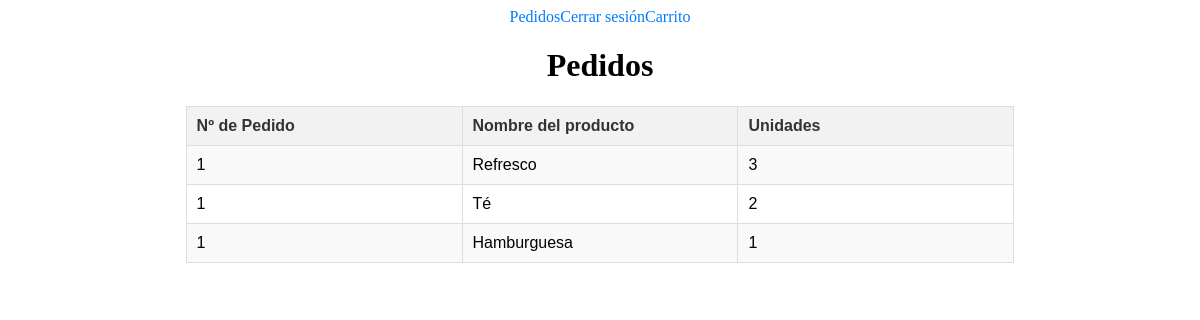
Page /infopedido.php?Codped=1 (signed in) on the earlier database version.
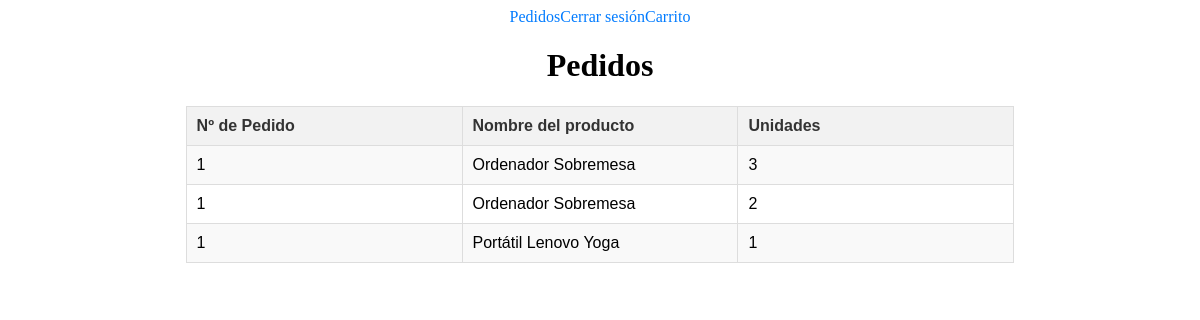
Same page on the later database version.
### tables this page shows
CREATE TABLE IF NOT EXISTS pedidos_productos(
    id int(4) NOT NULL auto_increment,
    CodPed int(5) NOT NULL,
    CodProd int(3) NOT NULL,
    Unidades int(3) NOT NULL,
    FOREIGN KEY (CodPed) REFERENCES pedido(CodPed),
    FOREIGN KEY (CodProd) REFERENCES producto(CodProd),
    PRIMARY KEY (id)
)CHARACTER SET utf8;

CREATE TABLE IF NOT EXISTS producto(
    CodProd int(3) NOT NULL auto_increment,
    CodCat int(2) NOT NULL,
    NombreProd VARCHAR(20) NOT NULL,
    Stock INT(4) NOT NULL,
    PRIMARY KEY (CodProd),
    FOREIGN KEY (CodCat) REFERENCES categoria(CodCat)
)CHARACTER SET utf8;

### tienda.php (the view, shortened to what this page needs)
<?php
class tienda
{
    protected $db;
    function __construct($BD="")
  	{
		try {
			if ($BD!='')
				$this->db = new PDO("mysql:host=" . SERVIDOR . ";dbname=" . $BD .";charset=utf8", USUARIO, CLAVE, array(PDO::MYSQL_ATTR_INIT_COMMAND => "SET NAMES 'utf8'"));
			else
				$this->db = new PDO("mysql:host=" . SERVIDOR. ";charset=utf8", USUARIO, CLAVE, array(PDO::MYSQL_ATTR_INIT_COMMAND => "SET NAMES 'utf8'"));
			$this->db->setAttribute(PDO::MYSQL_ATTR_USE_BUFFERED_QUERY,  true);
			$this->db->setAttribute(PDO::NULL_TO_STRING, true);
		} catch (PDOException $e) {
			die ("<p><H3>No se ha podido establecer la conexión.
				  <P>Compruebe si está activado el servidor de bases de
				  datos MySQL.</H3></p>\n <p>Error: " . $e->getMessage() . "</p>\n");
		}
	}
    function ejecuta_SQL($sql) {
		$resultado=$this->db->query($sql);
		return $resultado;
	}
	function ImprimirDatosPedidos($Codpedido){
		$sql_script = "SELECT * FROM pedidos_productos WHERE CodPed=$Codpedido";
		$resultado = $this->ejecuta_SQL($sql_script);
		$pedidos = $resultado->fetchAll(\PDO::FETCH_ASSOC);
		echo "<table>
		<tr>
			<th>Nº de Pedido</th>
			<th>Nombre del producto</th>
			<th>Unidades</th>
		</tr>";
		for($i=0;$i<sizeof($pedidos);$i++)
		{
			$Codprodvar=$pedidos[$i]['CodProd'];
			$sql_script2="SELECT NombreProd FROM producto WHERE CodProd=$Codprodvar ";
			$resultado2 = $this->ejecuta_SQL($sql_script2);
			$nombreproductos=$resultado2->fetchAll(\PDO::FETCH_ASSOC);
			echo "<tr>
			<td>".$pedidos[$i]['CodPed']."</td>
			<td>".$nombreproductos[0]['NombreProd']."</td>
			<td>".$pedidos[$i]['Unidades']."</td>
		</tr>";
		}
		echo "</table>";
	}
}
?>

Differences in the rows shown:
changed through a linked row, pedidos_productos (number 1 of 3 on the later page): CodProd.NombreProd "Refresco" → "Ordenador Sobremesa"
changed through a linked row, pedidos_productos (number 2 of 3 on the later page): CodProd.NombreProd "Té" → "Ordenador Sobremesa"
changed through a linked row, pedidos_productos: CodProd.NombreProd "Hamburguesa" → "Portátil Lenovo Yoga"
